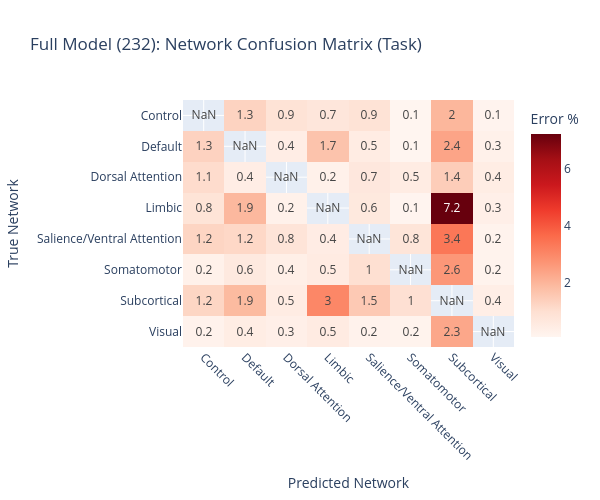

Source (notebook cell):
### Code cell
# Network-level confusion matrix for Full Model
def build_major_network_cm(true_labels, pred_labels, region_info_df):
    lookup = region_info_df.set_index('region_idx')
    true_nets = pd.Series(true_labels).map(lookup['major_network'])
    pred_nets = pd.Series(pred_labels).map(lookup['major_network'])
    networks = sorted(true_nets.unique())
    cm = confusion_matrix(true_nets, pred_nets, labels=networks)
    return cm, networks

cm_full_task, networks = build_major_network_cm(task_true_labels_full, task_predictions_full, region_info_full)

# Normalize and mask diagonal
cm_norm = cm_full_task.astype(float)
row_sums = cm_norm.sum(axis=1, keepdims=True)
cm_norm = np.divide(cm_norm, row_sums, where=row_sums != 0) * 100
np.fill_diagonal(cm_norm, np.nan)

fig = go.Figure(go.Heatmap(
    z=cm_norm, x=networks, y=networks,
    text=np.round(cm_norm, 1), texttemplate='%{text}',
    colorscale='Reds', showscale=True,
    colorbar=dict(title='Error %'),
    hovertemplate='True: %{y}<br>Pred: %{x}<br>Rate: %{z:.1f}%<extra></extra>'
))

fig.update_layout(
    title='Full Model (232): Network Confusion Matrix (Task)',
    xaxis_title='Predicted Network',
    yaxis_title='True Network',
    height=500, width=600,
    yaxis=dict(autorange='reversed'),
    xaxis=dict(tickangle=45)
)

fig.show()

### Figure 1 — Plotly figure (JSON) as saved in the notebook; plotly's stock layout.template omitted (floating-point values rounded to 4 significant figures)
{"data": [{"colorbar": {"title": {"text": "Error %"}}, "colorscale": [[0, "rgb(255,245,240)"], [0.125, "rgb(254,224,210)"], [0.25, "rgb(252,187,161)"], [0.375, "rgb(252,146,114)"], [0.5, "rgb(251,106,74)"], [0.625, "rgb(239,59,44)"], [0.75, "rgb(203,24,29)"], [0.875, "rgb(165,15,21)"], [1, "rgb(103,0,13)"]], "hovertemplate": "True: %{y}<br>Pred: %{x}<br>Rate: %{z:.1f}%<extra></extra>", "showscale": true, "text": [[NaN, 1.3, 0.9, 0.7, 0.9, 0.1, 2.0, 0.1], [1.3, NaN, 0.4, 1.7, 0.5, 0.1, 2.4, 0.3], [1.1, 0.4, NaN, 0.2, 0.7, 0.5, 1.4, 0.4], [0.8, 1.9, 0.2, NaN, 0.6, 0.1, 7.2, 0.3], [1.2, 1.2, 0.8, 0.4, NaN, 0.8, 3.4, 0.2], [0.2, 0.6, 0.4, 0.5, 1.0, NaN, 2.6, 0.2], [1.2, 1.9, 0.5, 3.0, 1.5, 1.0, NaN, 0.4], [0.2, 0.4, 0.3, 0.5, 0.2, 0.2, 2.3, NaN]], "texttemplate": "%{text}", "type": "heatmap", "x": ["Control", "Default", "Dorsal Attention", "Limbic", "Salience/Ventral Attention", "Somatomotor", "Subcortical", "Visual"], "y": ["Control", "Default", "Dorsal Attention", "Limbic", "Salience/Ventral Attention", "Somatomotor", "Subcortical", "Visual"], "z": [[NaN, 1.284, 0.8649, 0.7027, 0.8649, 0.09459, 1.959, 0.1486], [1.302, NaN, 0.407, 1.663, 0.4767, 0.0814, 2.36, 0.2558], [1.068, 0.4091, NaN, 0.25, 0.6591, 0.4773, 1.432, 0.4318], [0.8214, 1.929, 0.25, NaN, 0.6071, 0.1071, 7.214, 0.3214], [1.25, 1.173, 0.7885, 0.4423, NaN, 0.7692, 3.365, 0.1731], [0.25, 0.5735, 0.3529, 0.5, 0.9706, NaN, 2.647, 0.1618], [1.219, 1.875, 0.4531, 3.0, 1.516, 0.9531, NaN, 0.375], [0.2083, 0.4375, 0.3333, 0.5, 0.2083, 0.1667, 2.292, NaN]]}], "layout": {"height": 500, "title": {"text": "Full Model (232): Network Confusion Matrix (Task)"}, "width": 600, "xaxis": {"tickangle": 45, "title": {"text": "Predicted Network"}}, "yaxis": {"autorange": "reversed", "title": {"text": "True Network"}}}}
